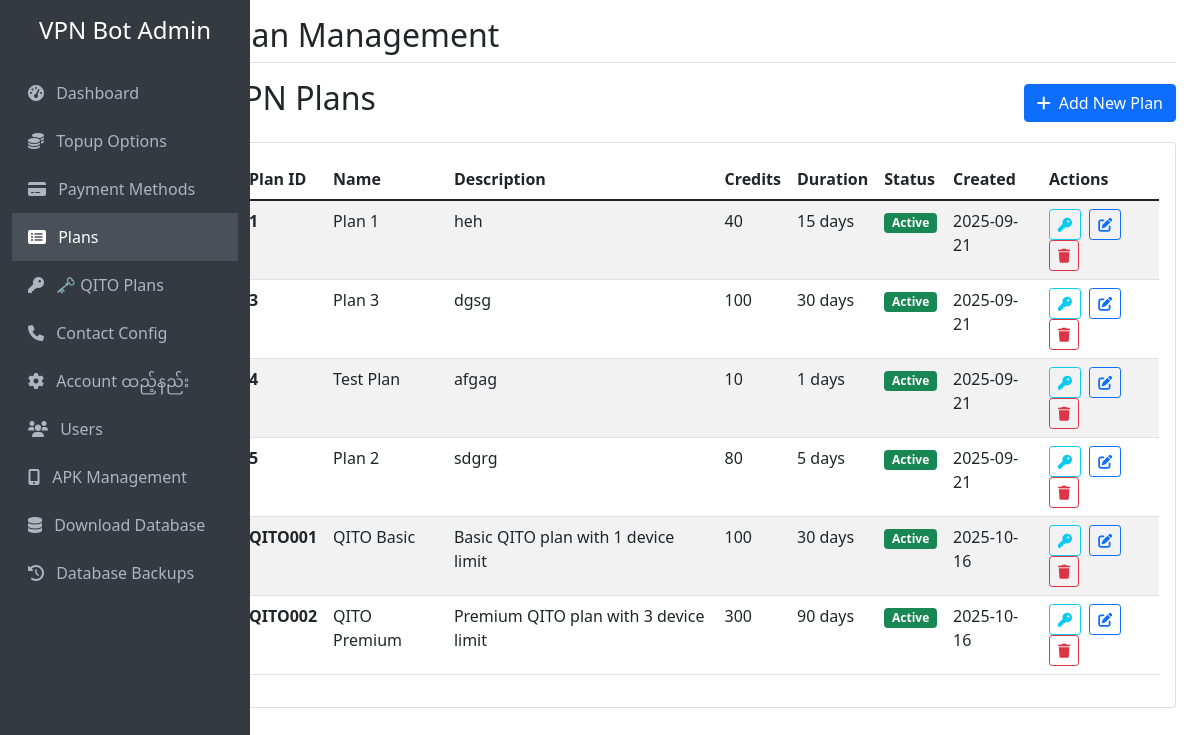
The app's page /plans with its own data.
### tables this page shows
CREATE TABLE "plans" (
                id INTEGER PRIMARY KEY AUTOINCREMENT,
                plan_id_number TEXT UNIQUE NOT NULL,
                name TEXT NOT NULL,
                description TEXT,
                credits_required INTEGER NOT NULL,
                duration_days INTEGER NOT NULL,
                is_active BOOLEAN DEFAULT 1,
                created_at TIMESTAMP DEFAULT CURRENT_TIMESTAMP,
                updated_at TIMESTAMP DEFAULT CURRENT_TIMESTAMP
            , device_limit INTEGER DEFAULT 1);

### web_admin.py (the view)
@app.route('/plans')
def plan_management():
    plans = get_all_plans()
    return render_template('plan_management.html', plans=plans)

### database.py (called while the page is built)
def get_all_plans():
    conn = sqlite3.connect(DB_FILE)
    cursor = conn.cursor()
    cursor.execute('SELECT * FROM plans ORDER BY plan_id_number')
    plans = cursor.fetchall()
    conn.close()
    return plans

### templates/plan_management.html (shortened to what this page needs)
{% extends "base.html" %}
{% block page_title %}Plan Management{% endblock %}
{% block content %}
<div class="d-flex justify-content-between align-items-center mb-3">
    <h2>VPN Plans</h2>
    <a href="{{ url_for('add_plan') }}" class="btn btn-primary">
        <i class="fas fa-plus me-2"></i>Add New Plan
    </a>
</div>
<div class="card">
    <div class="card-body">
        {% if plans %}
            <div class="table-responsive">
                <table class="table table-striped">
                    <thead>
                        <tr>
                            <th>Plan ID</th>
                            <th>Name</th>
                            <th>Description</th>
                            <th>Credits</th>
                            <th>Duration</th>
                            <th>Status</th>
                            <th>Created</th>
                            <th>Actions</th>
                        </tr>
                    </thead>
                    <tbody>
                        {% for plan in plans %}
                        <tr>
                            <td><strong>{{ plan[1] }}</strong></td>
                            <td>{{ plan[2] }}</td>
                            <td>{{ plan[3] or '-' }}</td>
                            <td>{{ plan[4] }}</td>
                            <td>{{ plan[5] }} days</td>
                            <td>
                                {% if plan[6] %}
                                    <span class="badge bg-success">Active</span>
                                {% else %}
                                    <span class="badge bg-secondary">Inactive</span>
                                {% endif %}
                            </td>
                            <td>{{ plan[7][:10] }}</td>
                            <td>
                                <a href="{{ url_for('plan_keys', plan_id=plan[0]) }}" class="btn btn-sm btn-outline-info me-1" title="Manage Keys">
                                    <i class="fas fa-key"></i>
                                </a>
                                <a href="{{ url_for('edit_plan', plan_id=plan[0]) }}" class="btn btn-sm btn-outline-primary me-1" title="Edit">
                                    <i class="fas fa-edit"></i>
                                </a>
                                <a href="{{ url_for('delete_plan_route', plan_id=plan[0]) }}"
                                   class="btn btn-sm btn-outline-danger"
                                   onclick="return confirm('Are you sure you want to delete this plan?')" title="Delete">
                                    <i class="fas fa-trash"></i>
                                </a>
                            </td>
                        </tr>
                        {% endfor %}
                    </tbody>
                </table>
            </div>
        {% endif %}
    </div>
</div>
{% endblock %}

### records on screen
plans: plan_id_number "1", name "Plan 1", description "heh", credits_required "40", duration_days "15", is_active "Active", created_at "2025-09-21"
plans: plan_id_number "3", name "Plan 3", description "dgsg", credits_required "100", duration_days "30", is_active "Active", created_at "2025-09-21"
plans: plan_id_number "4", name "Test Plan", description "afgag", credits_required "10", duration_days "1", is_active "Active", created_at "2025-09-21"
plans: plan_id_number "5", name "Plan 2", description "sdgrg", credits_required "80", duration_days "5", is_active "Active", created_at "2025-09-21"
plans: plan_id_number "QITO001", name "QITO Basic", description "Basic QITO plan with 1 device limit", credits_required "100", duration_days "30", is_active "Active", created_at "2025-10-16"
plans: plan_id_number "QITO002", name "QITO Premium", description "Premium QITO plan with 3 device limit", credits_required "300", duration_days "90", is_active "Active", created_at "2025-10-16"
